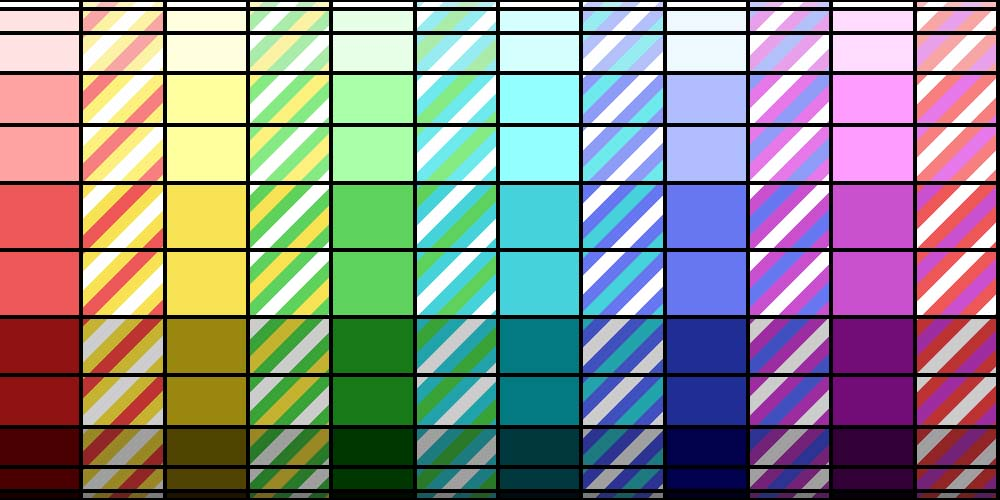
#> input picture images/Lambert Mapping Grid_2.jpg, 1000 x 500 px, found by its file name
$ python panoramic_correct_orientation.py
#> lines starting #> are read from the running program, lines starting #| are printed output that depends on the picture
import cv2
import numpy as np
from tabulate import tabulate
import math


"""
The Function below takes in horizontal and vertical values (u, v)
along with values to correct the pan and tilt.
The function will output the corrrected horizontal and vertical values
('u_correct' and 'v_correct')"""


# Version 1 (problems)
""" def panoramic_correction_steps(u, v, pan, tilt):

    # Spherical to Spherical-Panned (rotate around Z axis):
    phi_pan = (np.pi * u + pan)
    theta_pan = np.arcsin(2 * v - 1)

    # Panoramic-Panned to Cartesian-Panned
    x_pan = np.cos(theta_pan) * np.sin(phi_pan)
    y_pan = np.cos(theta_pan) * np.cos(phi_pan)
    z_pan = np.sin(theta_pan)

    sqrt_x_pan2_y_pan2 = np.sqrt(x_pan**2 + y_pan**2)
    # inclin_angle = np.arctan(z_pan / sqrt_x_pan2_y_pan2)
    sqrt_yp_sq_zp_sq = np.sqrt(y_pan**2 + z_pan**2)
    # y_z_angle = np.arctan(z_pan / y_pan)
    y_z_angle = np.sign(y_pan) * np.arctan(z_pan / y_pan)               # THIS IS A CRUCIAL BIT (sign of zy angle)

    # Cartesian-Panned to Cartesian-Panned-Tilted
    x_pan_tilt = x_pan
    y_pan_tilt = sqrt_yp_sq_zp_sq * np.cos(y_z_angle - tilt)
    z_pan_tilt = sqrt_yp_sq_zp_sq * np.sin(y_z_angle - tilt)

    # Cartesian-Panned-Tilted to Spherical_Panned_Tilted:
    sqrt_xpt_sq_ypt_sq = np.sqrt(x_pan_tilt**2 + y_pan_tilt**2)
    phi_pan_tilt = - (np.sign(y_pan_tilt) * np.arccos(x_pan_tilt/sqrt_xpt_sq_ypt_sq))
    # phi_pan_tilt = - (1 * np.arccos(x_pan_tilt/sqrt_xpt_sq_ypt_sq))
    theta_pan_tilt = (np.pi/2) - np.arccos(z_pan_tilt)

    # Spherical_Panned_Tilted to Spherical_Tilted
    phi_tilt = phi_pan_tilt - pan
    theta_tilt = theta_pan_tilt

    # Panoramic-Normalised-Tilted to Panoramic-Corrected (Panoramic-Tilted):
    u_correct = (((phi_tilt * (2/np.pi)) + 1) / 2) % 1
    v_correct = (np.sin(theta_tilt) + 1) / 2

    # TEST ALL VARIABLES
    # u_correct = u_correct
    # v_correct = v_correct

    # For Testing non-array inputs (simple one-element integers or floats) ...
    # ... execute this function for analysing values:
    if np.all(u) and np.all(v) == int():
        print_pano_correct_steps(
            u, v,
            phi_pan, theta_pan, x_pan, y_pan, z_pan,
            sqrt_yp_sq_zp_sq,
            x_pan_tilt, y_pan_tilt, z_pan_tilt,
            sqrt_xpt_sq_ypt_sq,
            phi_pan_tilt, theta_pan_tilt,
            phi_tilt, theta_tilt,
            u_correct, v_correct)

    # Return Corrected Values:
    return u_correct, v_correct """

pi = np.pi
# pi = 3.141593
# pi = 3.1415
# pi = 3.14

# [24 lines left out: functions keep_in_bounds, phi_to_horiz_range, theta_to_vert_range, half_add_half_range, not called in this run]

number = 10

# Version 2
def panoramic_correction_steps(u, v, pan, tilt):

    # u = np.maximum(np.minimum(u, 0.999), 0.001)
    # v = np.maximum(np.minimum(v, 0.999), 0.001)

    # Panoramic to Spherical
    phi = (2 * pi * u) % pi
    # theta = max(min(np.arcsin(2 * v - 1), ((pi/2) - 0.001)), 0.001)
    theta = np.arcsin(2 * v - 1) % pi

    # Spherical to Spherical-Panned (rotate around Z axis):
    phi_pan = (phi + pan) % (2 * pi)                   # CHANGE: 2 * pi*u (NOT '1 * pi*u')
    theta_pan = theta

    # Panoramic-Panned to Cartesian-Panned
    x_pan = -np.cos(theta_pan) * np.sin(phi_pan)        # CHANGE: negative sign added
    y_pan = np.cos(theta_pan) * np.cos(phi_pan)
    z_pan = np.sin(theta_pan)

    # Establish X lock and
    x_axis_distance = np.sqrt(y_pan**2 + z_pan**2)     # ("X Lock")
    y_z_angle = (-np.arctan(z_pan / y_pan)) % pi       # CHANGE: 1) remove sgn(y) 2) add "%" of pi 3) negative sign arctan()

    # Cartesian-Panned to Cartesian-Panned-Tilted
    x_pan_tilt = x_pan
    # CHANGE: "'+' tilt" (instead of '-')   2) theta sign
    y_pan_tilt = np.sign(theta) * x_axis_distance * np.cos(y_z_angle + tilt)
    # CHANGE:   "   "   "   "   "   "   "
    z_pan_tilt = np.sign(theta) * x_axis_distance * np.sin(y_z_angle + tilt)

    # Establish Z lock and
    z_axis_distance = np.sqrt(x_pan_tilt**2 + y_pan_tilt**2)

    # Estblish Sign ('square' wave) function and Z lock radius
    # CHANGE: Below function created
    sign_coefficient = 2 * np.round((1 - 1/(2*pi)) * np.absolute(u - (pi * np.round(((-1/pi) * (tilt + theta)) + 1)))) - 1

    # Cartesian-Panned-Tilted to Spherical_Panned_Tilted:
    # CHANGE: 1) Add 3pi/2   2) '-' pan at the end   3) all to the '%' of 2pi
    phi_tilt = - (((3/2) * pi) - (np.sign(y_pan_tilt) * np.arccos(x_pan_tilt/z_axis_distance)) - pan) % (2*pi)
    # CHANGE: 1) remove pi/2   2) change main function to '+' sign   3) multiply by sign_coefficient
    theta_tilt = sign_coefficient * np.arccos(z_pan_tilt)


    # Panoramic-Normalised-Tilted to Panoramic-Corrected (Panoramic-Tilted):
    u_correct = (phi_tilt / (2*pi))
    v_correct = (np.sin(theta_tilt) + 1) / 2

    # TEST ALL VARIABLES
    u_correct = phi / (2 * pi)
    v_correct = (np.sin(theta) + 1) / 2
    # [12 lines of commented-out code are left out]
    """ if np.all(u) and np.all(v) == int():
        print_pano_correct_steps(
            u, v, phi, theta,
            phi_pan, theta_pan, x_pan, y_pan, z_pan,
            x_axis_distance,
            x_pan_tilt, y_pan_tilt, z_pan_tilt,
            z_axis_distance,
            phi_tilt, theta_tilt,
            u_correct, v_correct) """

    # Return Corrected Values:
    return u_correct, v_correct


"""
The function below is used to monitor the values at each step of the way in the function
'panoramic_correction_steps(",",",")' to catch anomilies
"""
# [22 lines left out: function print_pano_correct_steps, not called in this run]


panoramic_correction_steps(0.25, 0.375, 0, 0)
panoramic_correction_steps(0.25, 0.375, pi/2, pi/6)

for i in range(8 + 1):
    panoramic_correction_steps(0.25, (i * 0.0625), 0, pi/3)

# Define COrrection parameters 'pan' and 'tilt'
pan = 0
# tilt = pi/18
tilt = 0

# Load the original image
file_path = "Panoramic_Correction/images/Lambert Mapping Grid_2.jpg"
image_orig = cv2.imread(file_path)
#> image_orig is the input picture: shape (500, 1000, 3); mean B, G, R 136.1, 136.2, 137.8

# Convert the image to a NumPy array
array_pano_orig = np.array(image_orig)

# Define u and v based on the shape of the image array
height, width = image_orig.shape[:2]
#> height = 500; width = 1000
u = np.linspace(0, 1, width)  # 1D array of phi values (normalized)
#> u = 1000 values from 0 to 1
v = np.linspace(0, 1, height)[:, np.newaxis]  # 2D array of theta values (normalized)
#> v = 500 values from 0 to 1

# Initialise arrays to store 'u_correct_channels' and 'v_correct_channels' coordinates for each colour channel
u_correct, v_correct = panoramic_correction_steps(u, v, pan, tilt)
#> in panoramic_correction_steps (call 12), `phi_tilt = - (((3/2) * pi) - (np.sign(y_pan_tilt) * np.arccos(x_pan_ti..`:
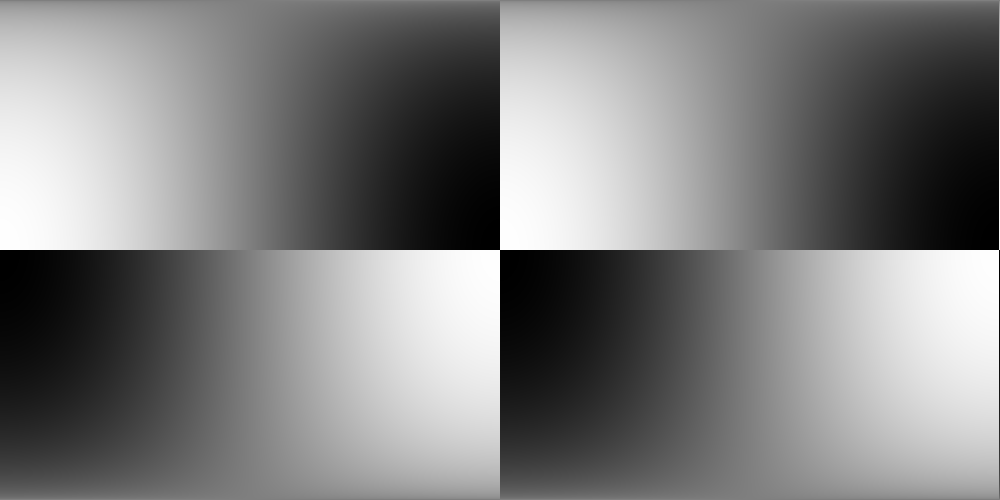
#> y_pan_tilt: shape (500, 1000) float64; min -1, max 1, mean 3.1e-17; drawn with min black and max white
#> in panoramic_correction_steps (call 12), `theta_tilt = sign_coefficient * np.arccos(z_pan_tilt)`:
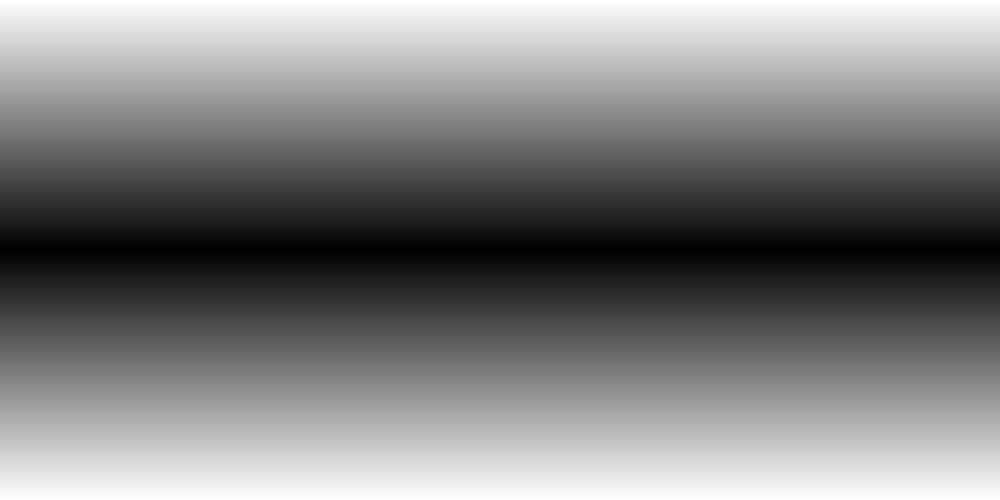
#> z_pan_tilt: shape (500, 1000) float64; min 0.002, max 1, mean 0.501
#> in panoramic_correction_steps (call 12), `v_correct = (np.sin(theta_tilt) + 1) / 2`:
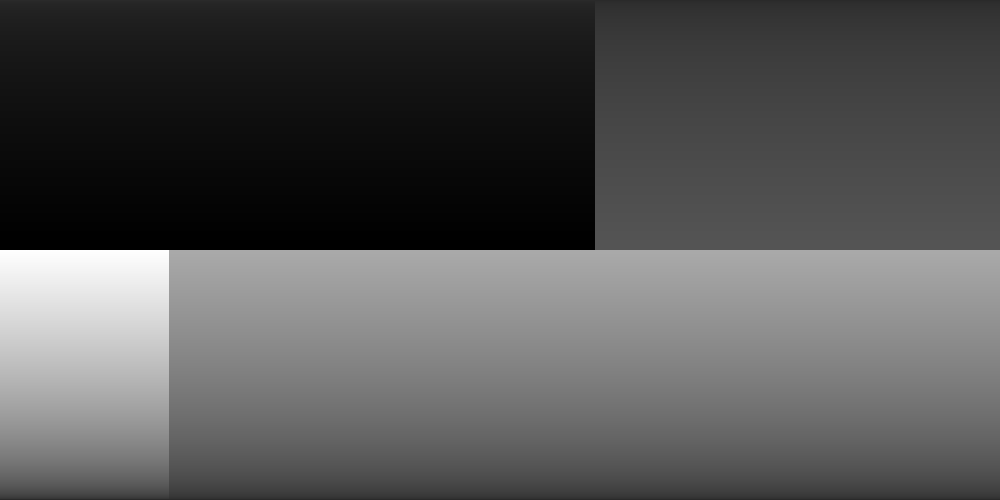
#> theta_tilt: shape (500, 1000) float64; min -1.57, max 7.84, mean 1.57; drawn with min black and max white

# Convert the corrected coordinates to pixel indices
u_correct_pixels = (u_correct * (width - 1)).astype(int)
v_correct_pixels = (v_correct * (height - 1)).astype(int)

# Initialize the corrected image
image_correct = np.zeros_like(image_orig)

# Map pixels from the original image to the corrected image
for i in range(height):
    for j in range(width):
#> (the run stopped early here; a loop or call above may not have finished)

$ run again, with images/boxhill_woods.jpg copied over images/Lambert Mapping Grid_2.jpg
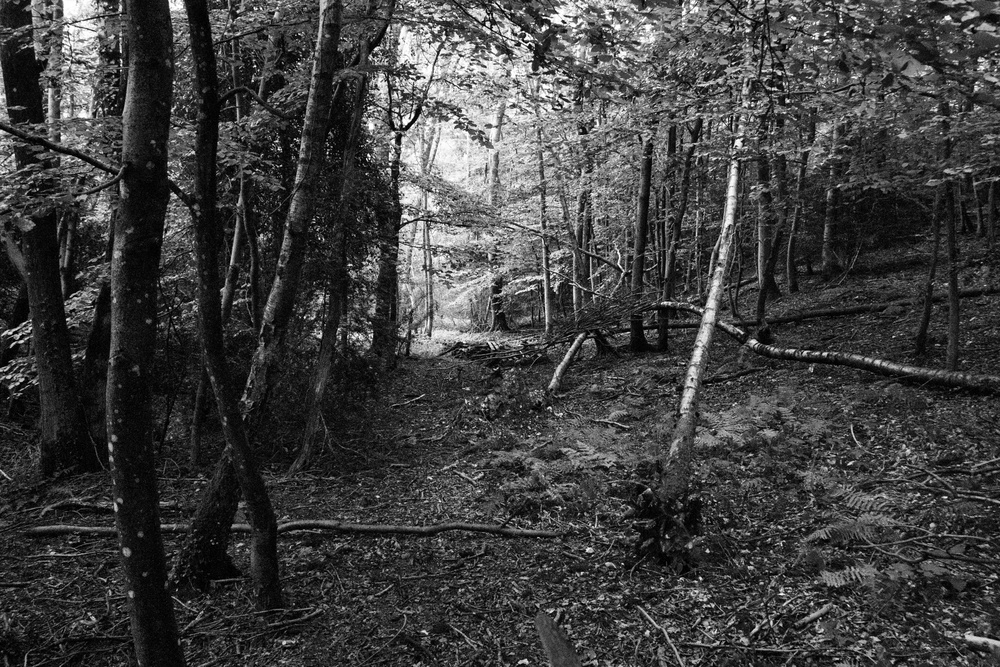
#> input picture images/boxhill_woods.jpg, 1000 x 667 px, shrunk from 4032 x 2688 before the run, found by its file name
#> image_orig is the input picture: shape (667, 1000, 3); min 0, max 255, mean 63.8
#> in panoramic_correction_steps (call 12), `v_correct = (np.sin(theta_tilt) + 1) / 2`:
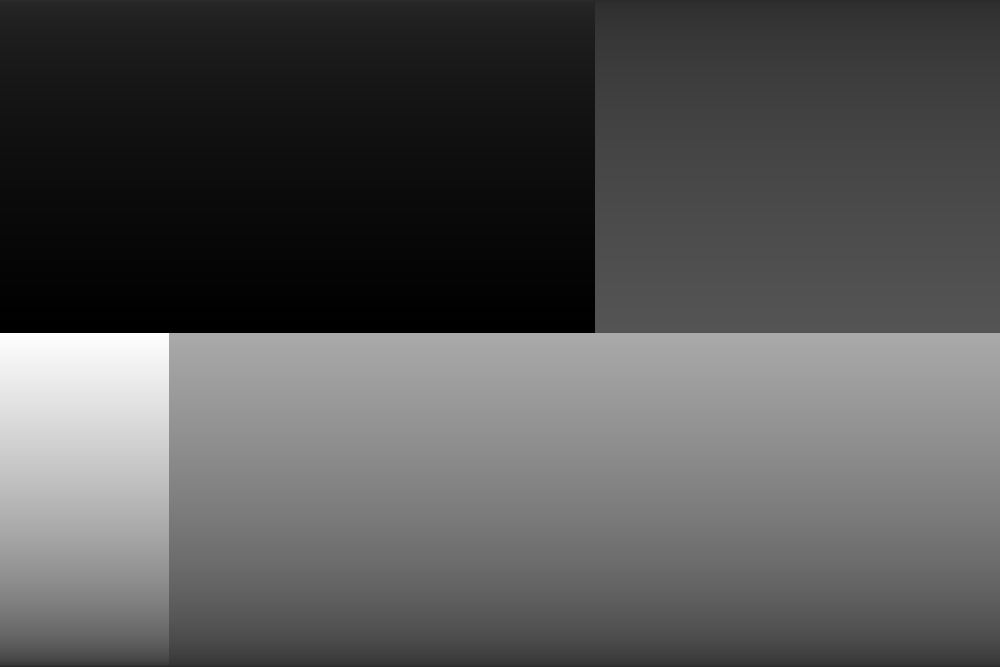
#> theta_tilt: shape (667, 1000) float64; min -1.57, max 7.85, mean 1.58; drawn with min black and max white
